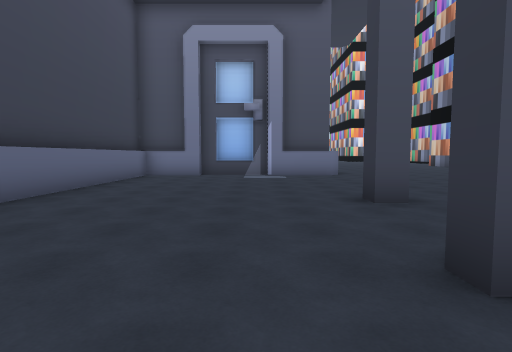
[1] (above)

18 first-person views from a walk through a Unity game level. The camera is 1.5 m above the floor, tilts 4° down and sees 80° across. The floor is counted in squares, 2 m on a side. Each view is taken from the middle of a square. On the plan, view 1 faces up. The plan holds only what a view shows up to about 10 squares ahead; the rest is blank. The place goes on beyond the plan. The player character is not drawn.

[2]
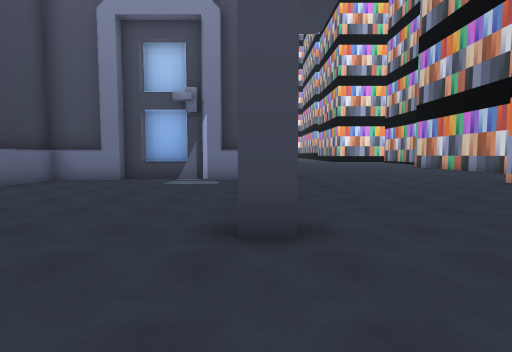

[3]
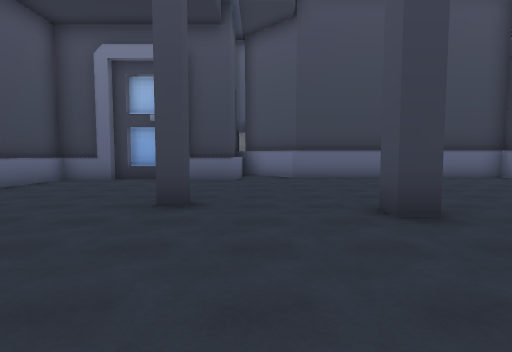

[4]
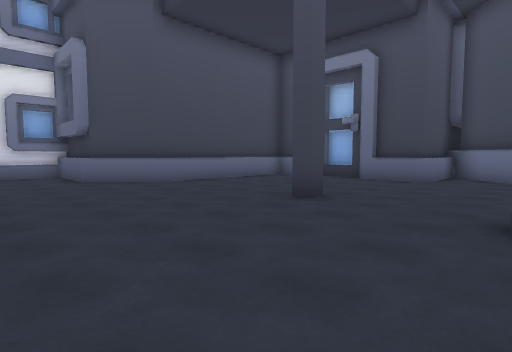

[5]
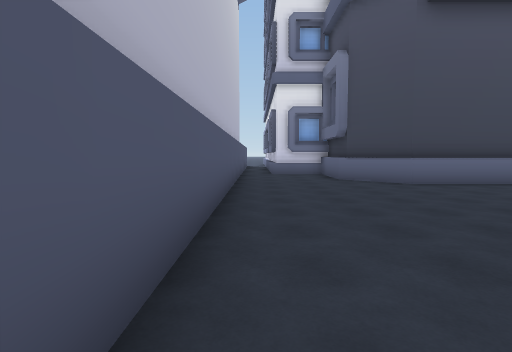

[6]
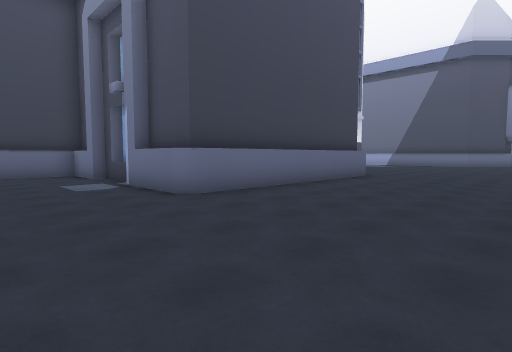

[7]
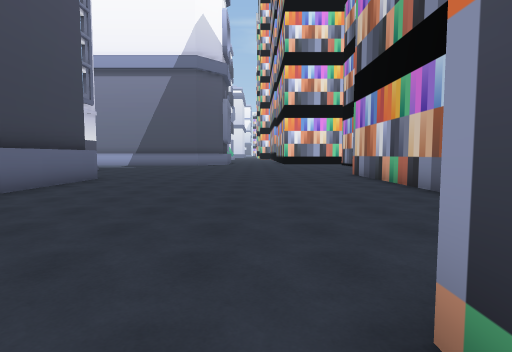

[8]
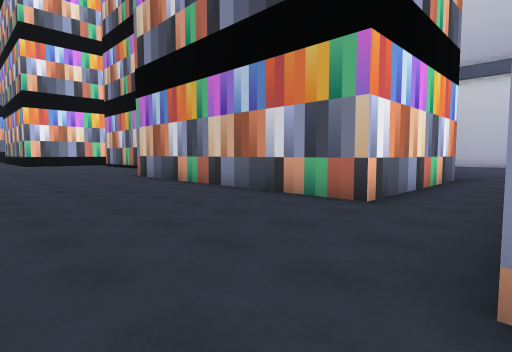

[9]
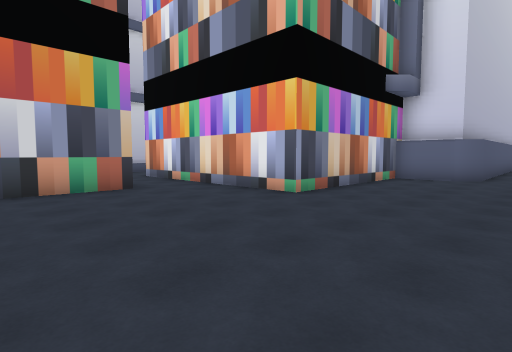

[10]
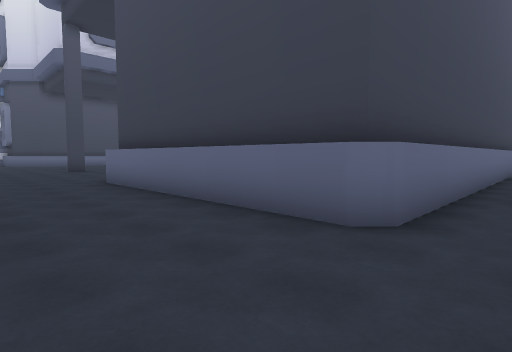

[11]
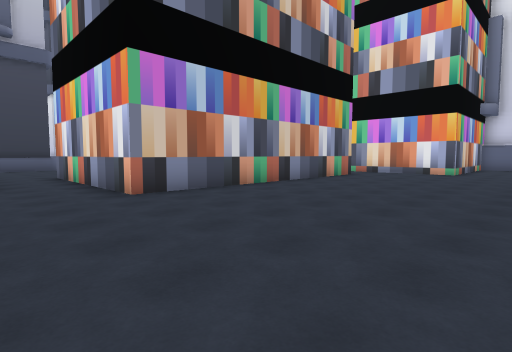

[12]
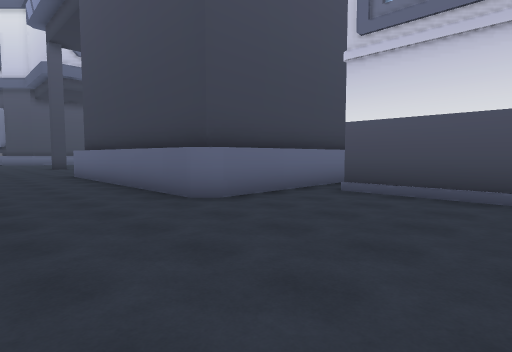

[13]
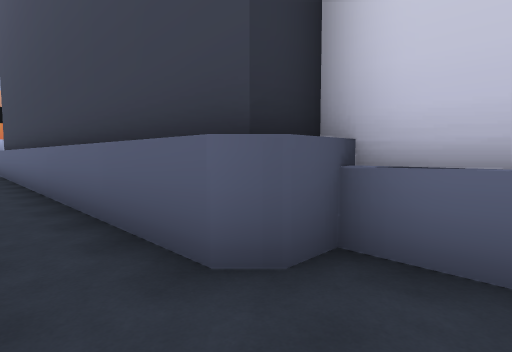

[14]
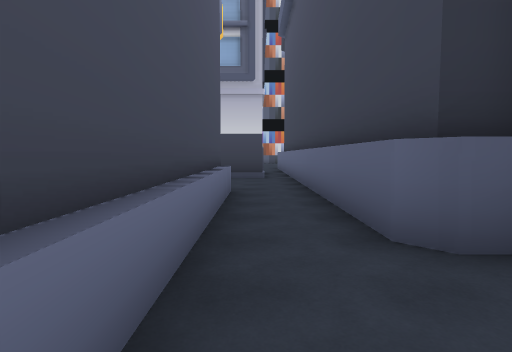

[15]
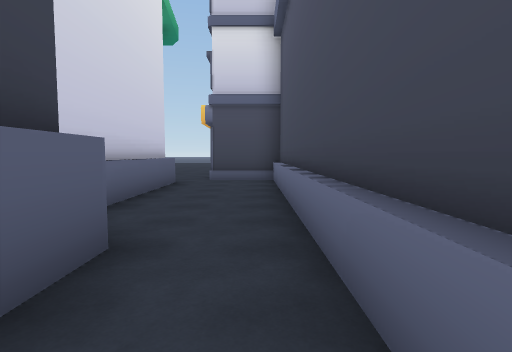

[16]
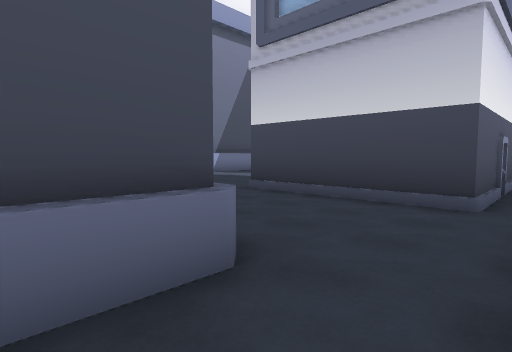

[17]
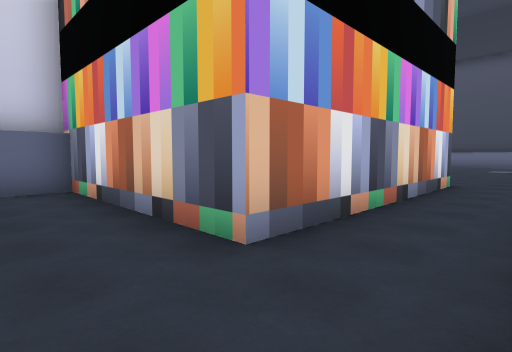

[18]
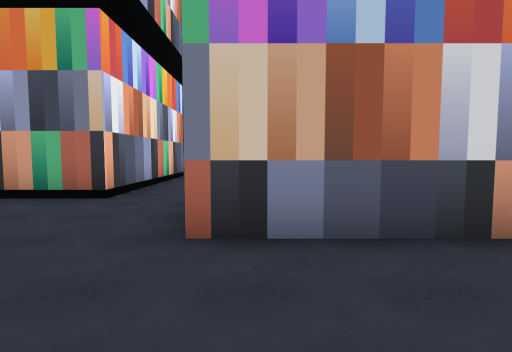

### Floor plan
Points are (right, up) in squares from view 1. A wall is a line through its corners. A room is listed if a view was taken in it or the views show most of it. See-through windows are left out.
Room 1 (views 1, 2, 3, 4, 5, 6, 7, 8, 9, 10, 11, 12, 17, 18)
walls: (0.4, 11.4) (-2, 11.4) (-2, 11.1) (-4, 11.1) (-4, 4.2) (-5.7, 2.5) (-3.1, 2.5) (-3.1, 0.5); (-0.1, 11.8) (-1.5, 11.8) (-1.5, 11.4); (2.4, 5.2) (2.4, 4.7) (1.8, 4.7) (1.8, 5.2); (0.5, 18.8) (2.7, 18.8) (3.1, 18.5) (3.1, 11.3) (2.9, 11.1) (0.4, 11.1); (1.2, 1.5) (1.2, 2) (1.6, 2) (1.6, 1.5); (17.4, 12.2) (11.7, 12.2) (11.7, 20.6) (17.4, 20.6); (-3.3, 2.5) (-3.1, 2.3); (0.2, 22.6) (0.2, 19.8); (-3.4, 0.4) (-3.4, -1.4); (-5.5, 2.2) (-3.4, 2.2) (-3.4, 0.9); (-3.6, -0.1) (-3.6, -1); (-3.1, -1.2) (-3.1, -2.8) (-0.9, -2.8); (-0.6, -2.8) (2, -2.8) (3.5, -4.3); (6.6, -4.3) (6.6, 4.6) (7, 5) (8.7, 5) (8.7, 10.2) (15.3, 10.2) (15.3, 5) (16.5, 5); (-3.4, -1.9) (-3.4, -3.1) (1.9, -3.1) (3.3, -4.4); (17.5, 22.6) (14.2, 22.6) (14.2, 23.5)
ways out: opening at (0, 19) to room 2
Room 2 (views 13, 14, 15, 16)
walls: (-7.6, 20.7) (-15.5, 20.7); (-12.9, 17.8) (-11.8, 17.8); (-17.2, 17.8) (-13.4, 17.8); (-17.2, 17.6) (-11.8, 17.6) (-11.8, 18.5) (-11.4, 18.8) (0.5, 18.8); (-18.2, 20.8) (-18.2, 18.6); (0.2, 19.8) (-4.1, 19.8) (-4.1, 23.5)
low walls: (-7.6, 20.5) (-17.8, 20.5)
ways out: opening at (0, 19) to room 1; opening at (-17, 18)

Where each view was taken, in squares from view 1:
view 1: 0 up, 0 right, facing up
view 2: 2 up, 2 right, facing up
view 3: 3 up, 6 right, facing left
view 4: 5 up, 6 right, facing down-left
view 5: 5 up, 6 right, facing down
view 6: 8 up, 8 right, facing up-left
view 7: 9 up, 8 right, facing up
view 8: 10 up, 7 right, facing up-right
view 9: 15 up, 5 right, facing down-right
view 10: 20 up, 6 right, facing down-left
view 11: 23 up, 6 right, facing down-right
view 12: 23 up, 6 right, facing down-left
view 13: 20 up, 13 left, facing down-right
view 14: 20 up, 14 left, facing right
view 15: 20 up, 9 left, facing left
view 16: 19 up, 9 left, facing up-right
view 17: 12 up, 17 right, facing down-left
view 18: 20 up, 9 right, facing right
